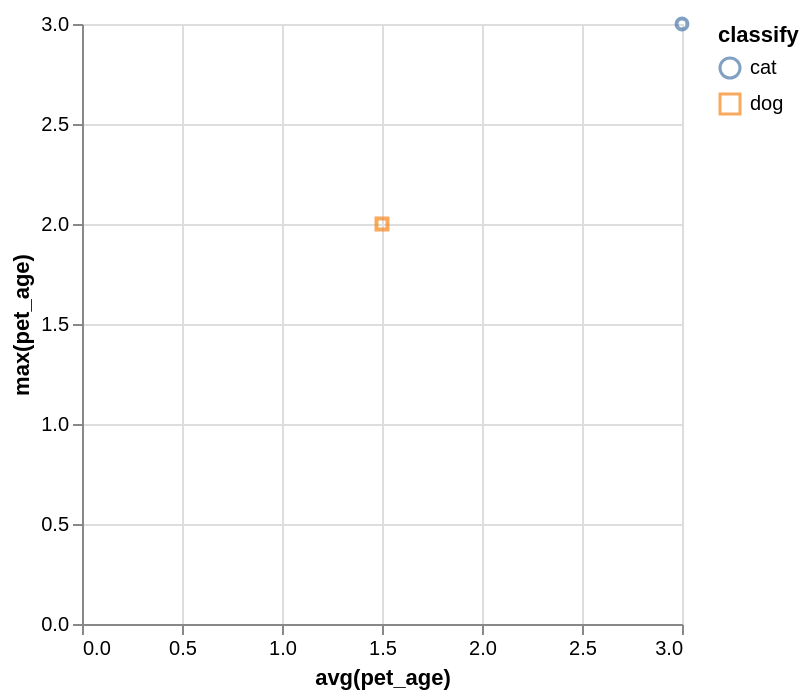

Write the Vega-Lite specification saved for this chart.
### Vega-Lite specification from a JSON file in a GitHub repository (floating-point values rounded to 4 significant figures)
{"data": {"values": [{"x_data": 3, "y_data": 3, "classify": "cat"}, {"x_data": 1.5, "y_data": 2, "classify": "dog"}]}, "mark": "point", "encoding": {"x": {"field": "x_data", "type": "quantitative", "title": "avg(pet_age)", "scale": {"zero": "false"}}, "y": {"field": "y_data", "type": "quantitative", "title": "max(pet_age)", "scale": {"zero": "false"}}, "color": {"field": "classify", "type": "nominal"}, "shape": {"field": "classify", "type": "nominal"}}}
